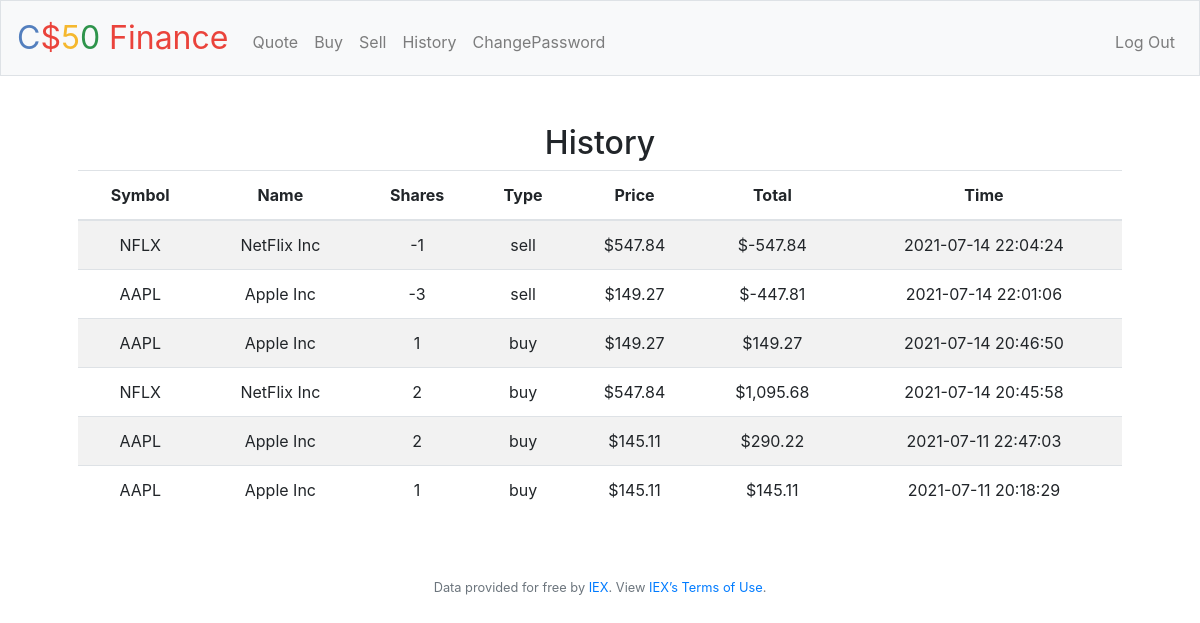
Screenshot of /history (signed in) with the database file from the repository.
### tables this page shows
CREATE TABLE trades ( id INTEGER PRIMARY KEY AUTOINCREMENT, user_id INTEGER NOT NULL, symbol TEXT NOT NULL, name TEXT NOT NULL, price NUMERIC NOT NULL, shares INTEGER NOT NULL, type TEXT NOT NULL, time TIMESTAMP DEFAULT CURRENT_TIMESTAMP, FOREIGN KEY(user_id) REFERENCES users(id));

### application.py (the view)
@app.route("/history")
@login_required
def history():
    user = session["user_id"]
    assets = db.execute("SELECT symbol, name, price, shares, type, time FROM trades WHERE user_id=? ORDER BY id DESC", user)
    return render_template("history.html", assets=assets)

### application.py (called while the page is built)
@app.after_request
def after_request(response):
    response.headers["Cache-Control"] = "no-cache, no-store, must-revalidate"
    response.headers["Expires"] = 0
    response.headers["Pragma"] = "no-cache"
    return response

### helpers.py (called while the page is built)
def login_required(f):
    @wraps(f)
    def decorated_function(*args, **kwargs):
        if session.get("user_id") is None:
            return redirect("/login")
        return f(*args, **kwargs)
    return decorated_function

def usd(value):
    return f"${value:,.2f}"

### templates/history.html (shortened to what this page needs)
{% extends "layout.html" %}
{% block main %}
<h2>History</h2>
    <table class="table table-striped">
        <thead>
            <tr>
                <th>Symbol</th>
                <th>Name</th>
                <th>Shares</th>
                <th>Type</th>
                <th>Price</th>
                <th>Total</th>
                <th>Time</th>
            </tr>
        </thead>
        <tbody>
        {% for asset in assets %}
            <tr>
                <td>{{ asset.symbol }}</td>
                <td>{{ asset.name }}</td>
                <td>{{ asset.shares }}</td>
                <td>{{ asset.type }}</td>
                <td>{{ asset.price | usd}}</td>
                <td>{{ (asset.shares * asset.price) | usd}}</td>
                <td>{{ asset.time }}</td>
            </tr>
            {% endfor %}
    </table>
{% endblock %}

### templates/layout.html (shortened to what this page needs)
<!DOCTYPE html>
<html lang="en">
    <head>
        <link rel="stylesheet" href="https://cdn.jsdelivr.net/npm/bootstrap@4.5.3/dist/css/bootstrap.min.css">
        <link href="/static/styles.css" rel="stylesheet">
    </head>
    <body>
        <nav class="navbar navbar-expand-md navbar-light bg-light border">
            <a class="navbar-brand" href="/"><span class="blue">C</span><span class="red">$</span><span class="yellow">5</span><span class="green">0</span> <span class="red">Finance</span></a>
            <div class="collapse navbar-collapse" id="navbar">
                {% if session.user_id %}
                    <ul class="navbar-nav mr-auto mt-2">
                        <li class="nav-item"><a class="nav-link" href="/quote">Quote</a></li>
                        <li class="nav-item"><a class="nav-link" href="/buy">Buy</a></li>
                        <li class="nav-item"><a class="nav-link" href="/sell">Sell</a></li>
                        <li class="nav-item"><a class="nav-link" href="/history">History</a></li>
                        <li class="nav-item"><a class="nav-link" href="/change">ChangePassword</a></li>
                    </ul>
                    <ul class="navbar-nav ml-auto mt-2">
                        <li class="nav-item"><a class="nav-link" href="/logout">Log Out</a></li>
                    </ul>
                {% else %}
                    <ul class="navbar-nav ml-auto mt-2">
                        <li class="nav-item"><a class="nav-link" href="/register">Register</a></li>
                        <li class="nav-item"><a class="nav-link" href="/login">Log In</a></li>
                    </ul>
                {% endif %}
            </div>
        </nav>
        <main class="container p-5">
            {% block main %}{% endblock %}
        </main>
        <footer class="small text-center text-muted">
            Data provided for free by <a href="https://iextrading.com/developer">IEX</a>. View <a href="https://iextrading.com/api-exhibit-a/">IEX’s Terms of Use</a>.
        </footer>
    </body>
</html>

### static/styles.css (style rules this page uses)
nav .navbar-brand { font-size: xx-large; }
nav .navbar-brand .blue { color: #537fbe; }
nav .navbar-brand .red { color: #ea433b; }
nav .navbar-brand .yellow { color: #f5b82e; }
nav .navbar-brand .green { color: #2e944b; }
main { overflow-x: auto; text-align: center; }

### rows the page displays
trades: symbol "NFLX", name "NetFlix Inc", shares "-1", type "sell", price "$547.84", (asset.shares*asset.price)|usd "$-547.84", time "2021-07-14 22:04:24"
trades: symbol "AAPL", name "Apple Inc", shares "-3", type "sell", price "$149.27", (asset.shares*asset.price)|usd "$-447.81", time "2021-07-14 22:01:06"
trades: symbol "AAPL", name "Apple Inc", shares "1", type "buy", price "$149.27", (asset.shares*asset.price)|usd "$149.27", time "2021-07-14 20:46:50"
trades: symbol "NFLX", name "NetFlix Inc", shares "2", type "buy", price "$547.84", (asset.shares*asset.price)|usd "$1,095.68", time "2021-07-14 20:45:58"
trades: symbol "AAPL", name "Apple Inc", shares "2", type "buy", price "$145.11", (asset.shares*asset.price)|usd "$290.22", time "2021-07-11 22:47:03"
trades: symbol "AAPL", name "Apple Inc", shares "1", type "buy", price "$145.11", (asset.shares*asset.price)|usd "$145.11", time "2021-07-11 20:18:29"
